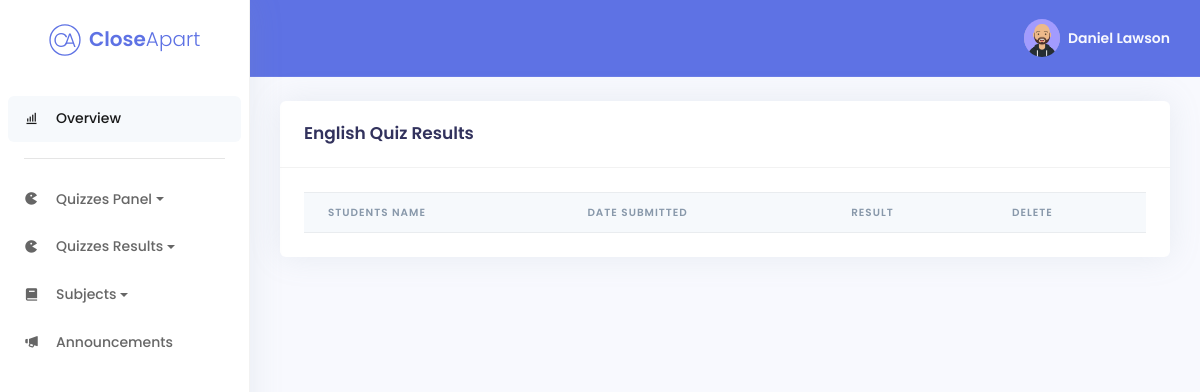
The page /quizzes/english/result/englishresults.php (signed in) on the database as committed earlier.
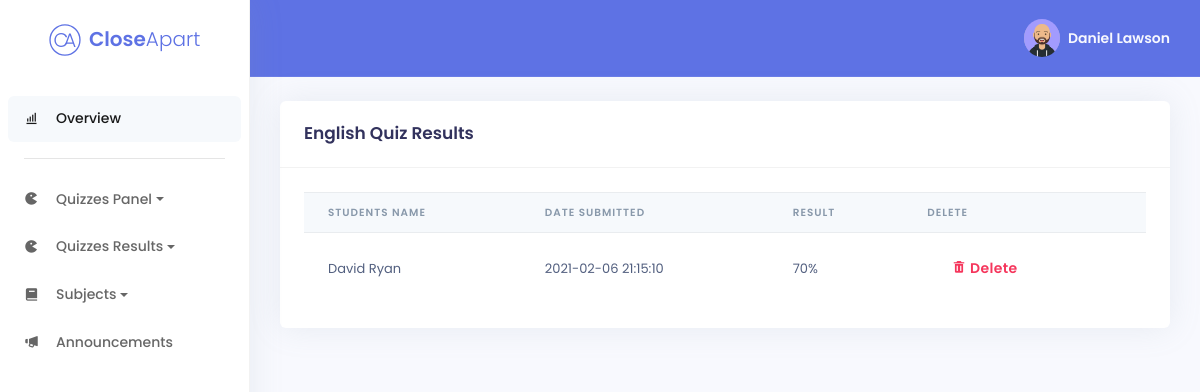
The same page on the database as committed later.
### tables this page shows
CREATE TABLE IF NOT EXISTS Staff (
staff_id SMALLINT(3) NOT NULL AUTO_INCREMENT,
staff_fullname VARCHAR(255) NULL DEFAULT NULL,
staff_email VARCHAR(255) NULL DEFAULT NULL,
staff_password VARCHAR(255) NULL DEFAULT NULL,
staff_phone INT(10) ZEROFILL NULL,
staff_address VARCHAR(255) NULL,
staff_city VARCHAR(255) NULL,
staff_country VARCHAR(255) NULL,
staff_eircode VARCHAR(255) NULL,
staff_bio TEXT NULL,
staff_avatar VARCHAR(255) DEFAULT 'daniel-avataaar.png',
google_id VARCHAR(255) NULL,
PRIMARY KEY (staff_id));

CREATE TABLE IF NOT EXISTS EnglishResults (
    english_result_id int(11) NOT NULL AUTO_INCREMENT,
    english_result_date timestamp NOT NULL DEFAULT CURRENT_TIMESTAMP,
    english_result_marks int(11) NOT NULL,
    student_fullname varchar(255) NOT NULL,
PRIMARY KEY (english_result_id));

### quizzes/english/result/resultprocess.php (called while the page is built, shortened)
<?php
class Result {
public function get_results_by_user($student_fullname)
{
    try
    {
        $conn = new Connection();
        $dbconn = $conn->getConnection();
        $selectQuery = "SELECT * FROM `EnglishResults`;";
        $reslts = NULL;
        foreach( $dbconn->query($selectQuery, PDO::FETCH_ASSOC) as $rslt)
        {
            $reslts[] = $rslt;
        }
        return $reslts;
    }
    catch (PDOException $e)
    {
        echo "<script>alert(".$e->getMessage().");</script>";
    }
    catch (Exception $e)
    {
        echo "<script>alert(".$e->getMessage().");</script>";
    }
}
}
?>

### quizzes/english/result/englishresults.php (the view, shortened to what this page needs)
<?php
require_once("resultprocess.php");
$resultObject = new Result();
$results = $resultObject->get_results_by_user($_SESSION["student_fullname"]);
function getStaffData($staffId) {
	require('../../../config/db.php');
	$array = array();
	$query = mysqli_query($conn, "SELECT * FROM staff WHERE staff_id=" . $staffId);
	while ($row = mysqli_fetch_assoc($query)) {
		$array['staff_id'] = $row['staff_id'];
		$array['staff_fullname'] = $row['staff_fullname'];
		$array['staff_email'] = $row['staff_email'];
		$array['staff_password'] = $row['staff_password'];
		$array['staff_avatar'] = $row['staff_avatar'];
	}
	return $array;
}
function getId($email) {
	require('../../../config/db.php');
	$query = mysqli_query($conn, "SELECT staff_id FROM staff WHERE staff_email='" . $email . "'");
	while ($row = mysqli_fetch_assoc($query)) {
		return $row['staff_id'];
	}
}
if (isset($_SESSION['staff_email'])) {
	$staffData = getStaffData(getId($_SESSION['staff_email']));
}
?>
<!DOCTYPE html>
<html lang="en">
<head>
	<link href='https://unpkg.com/boxicons@2.0.7/css/boxicons.min.css' rel='stylesheet'>
	<link rel="stylesheet" href="../../../assets/css/argon.min.css">
	<link rel="stylesheet" type="text/css" href="https://cdn.datatables.net/1.10.23/css/dataTables.bootstrap4.min.css" />
</head>
<body>
	<nav class="sidenav navbar navbar-vertical fixed-left navbar-expand-xs navbar-light bg-white" id="sidenav-main">
		<div class="scrollbar-inner">
			<div class="sidenav-header align-items-center">
				<a class="navbar-brand d-flex justify-content-center" href="../../../index.php">
					<img src="../../../assets/images/brand/closeapart-logo-primary.svg" class="mr-2 brand-logo" alt="closeapart logo">
					<span class="font-weight-bold text-primary">Close</span><span
						class="font-weight-light text-primary">Apart</span>
				</a>
			</div>
			<div class="navbar-inner">
				<div class="collapse navbar-collapse" id="sidenav-collapse-main">
					<ul class="navbar-nav">
						<li class="nav-item">
							<a class="nav-link active" href="../../../staff/dashboard.php">
								<i class='bx bx-bar-chart-alt'></i>
								<span class="nav-link-text">Overview</span>
							</a>
						</li>
					</ul>
					<hr class="my-3">
					<ul class="navbar-nav">
						<li class="nav-item">
							<a class="nav-link dropdown-toggle" href="#" role="button" data-toggle="dropdown" aria-haspopup="true"
								aria-expanded="false">
								<i class='bx bxs-game'></i>
								<span class="nav-link-text">Quizzes Panel</span>
							</a>
						</li>
						<li class="nav-item">
							<a class="nav-link dropdown-toggle" href="#" role="button" data-toggle="dropdown" aria-haspopup="true"
								aria-expanded="false">
								<i class='bx bxs-game'></i>
								<span class="nav-link-text">Quizzes Results</span>
							</a>
						</li>
						<li class="nav-item">
							<a class="nav-link dropdown-toggle" href="#" role="button" data-toggle="dropdown" aria-haspopup="true"
								aria-expanded="false">
								<i class='bx bxs-book'></i>
								<span class="nav-link-text">Subjects</span>
							</a>
						</li>
						<li class="nav-item">
							<a class="nav-link" href="../../../staff/announcements/announcements.php">
								<i class='bx bxs-megaphone'></i>
								<span class="nav-link-text">Announcements</span>
							</a>
						</li>
					</ul>
				</div>
			</div>
		</div>
	</nav>
	<div class="main-content">
		<nav class="navbar navbar-top navbar-expand navbar-dark bg-primary border-bottom">
			<div class="container-fluid">
				<div class="collapse navbar-collapse" id="navbarSupportedContent">
					<ul class="navbar-nav align-items-center">
						<li class="nav-item dropdown">
							<a class="nav-link pr-0" href="#" role="button" data-toggle="dropdown" aria-haspopup="true"
								aria-expanded="false">
								<div class="media align-items-center">
									<span class="avatar avatar-sm rounded-circle">
										<?php if($_SESSION['access_token'] == true): ?>
										<img src='<?php echo $_SESSION['picture']; ?>' />
										<?php else: ?>
										<img src='../../../assets/images/avatars/<?php echo $staffData['staff_avatar'] ?>' />
										<?php endif; ?>
									</span>
									<div class="media-body ml-2 d-none d-lg-block">
										<span
											class="mb-0 text-sm font-weight-bold"><?php echo $staffData['staff_fullname'] . $_SESSION['givenName'] . ' ' . $_SESSION['familyName'] ?></span>
									</div>
								</div>
							</a>
						</li>
					</ul>
				</div>
			</div>
		</nav>
		<div class="container-fluid mt-4">
			<div class="row">
				<div class="col-xl-12">
					<div class="card">
						<div class="card-header bg-transparent">
							<div class="row align-items-center">
								<div class="col">
									<h3 class="mb-0">English Quiz Results</h3>
								</div>
							</div>
						</div>
						<div class="card-body">
							<div class="table-responsive">
								<table id="sorttable" class="table align-items-center table-flush hover stripe" style="border: none; width: 100% !important;">
									<thead class="thead-light">
										<tr>
                                            <th scope="col">Students Name</th>
											<th scope="col">Date Submitted</th>
											<th scope="col">Result</th>
											<th scope="col">Delete</th>
										</tr>
									</thead>
									<tbody>
									<?php
										if(isset($results))
										{
										foreach($results as $result)
										{
									?>
										<tr>
											<td>
												<?php echo $result["student_fullname"]; ?>
											</td>
											<td>
												<?php echo $result["english_result_date"]; ?>
											</td>
											<td>
												<?php echo $result["english_result_marks"]*10; ?>%
											</td>
											<td>
												<div class="d-flex">
													<form class="d-flex" method="POST" action="<?php $_SERVER['PHP_SELF']; ?>">
														<button type="submit" name="delete"
															class="text-danger px-4 py-2 btn text-primary shadow-none"><i class='bx bxs-trash'></i>
															Delete</button>
													</form>
											</td>
										</tr>
										<?php
												}
											}
										?>
									</tbody>
								</table>
							</div>
						</div>
					</div>
				</div>
			</div>
		</div>
</body>
</html>

Rows that differ between the two databases and show on the page:
added englishresults: student_fullname "David Ryan", english_result_date "2021-02-06 21:15:10", $result['english_result_marks']*10 "70"
